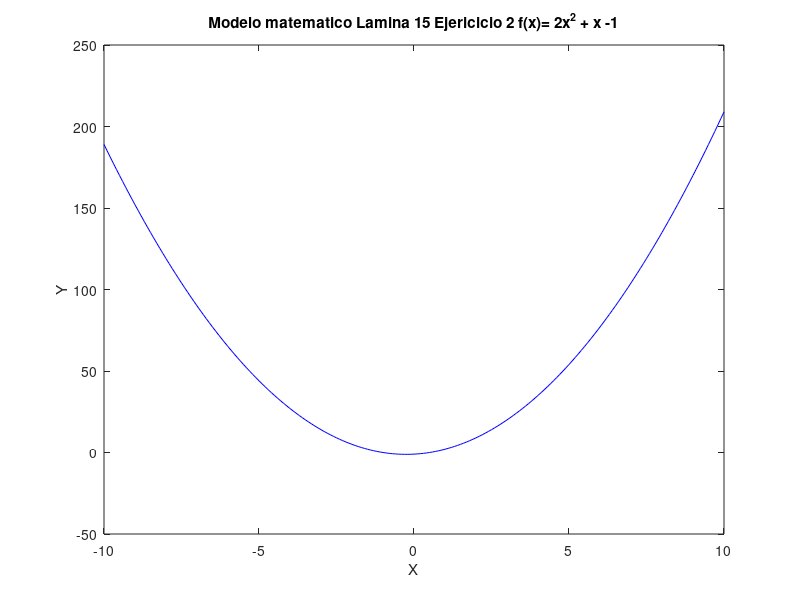

MATLAB code to generate this figure:
% Octave Script
% Title			:ModelosMatematicos_Lamina 15
% Description		:Script para graficar el ejericio 2 de la lamina 15.
% Author		:Luis Gerardo Cardozo Carranza (Gerard_CRS) luiscardozo161002@gmail.com
% Date			:20210415
% sion		  :1
% Usage			:octave> /path/ModeloMatematicos_Lamina_15_Luis Gerardo Cardozo Carranza_3012
% Notes			:Requiere aplicacion octave usar en consola preferentemente

%   Lamina 15_Ejercicio 2 f2(x)=2x^2+x-1  
% Si se graficá su comportamiento es cuadratico
%Limpiar variables.
clear
%Dominio de la funcion.
x=-10:0.1:10;
%Valor de la funcion.
y=2*(x.^2)+x-1;
%Genera la grafica 
plot(x,y, 'b');
%Asigna un nombre a la grafica 
title("Modelo matematico Lamina 15 Ejericicio 2 f(x)= 2x^2 + x -1");
%Etiqueta para x
xlabel("X");
%Etiqueta para y
ylabel("Y");
